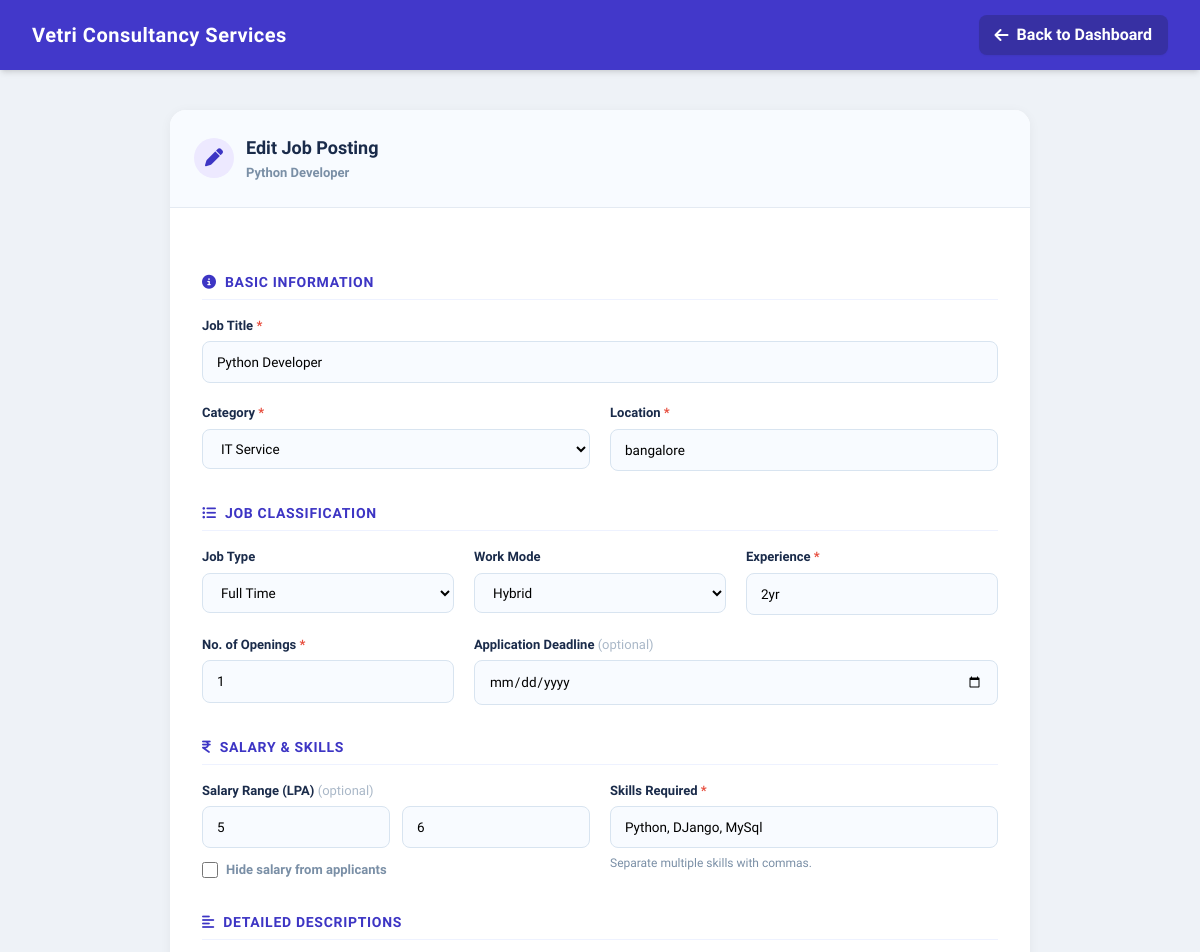
Before: /company/job/2/edit/ (signed in, upper part) with the older database file.
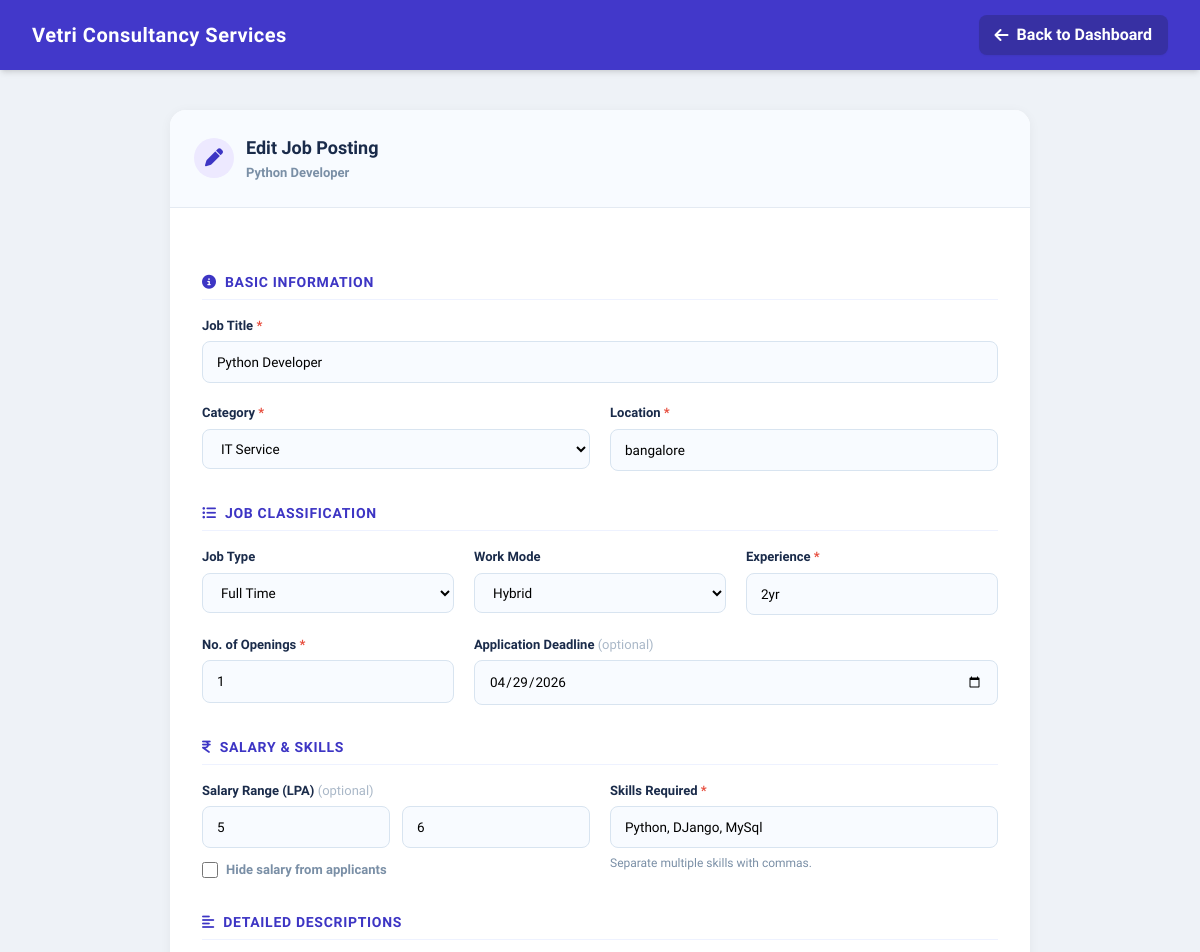
After: the same page with the newer database file.
### vcs/models.py (models this page shows, shortened)
class Job(models.Model):
    class JobType(models.TextChoices):
        FULL_TIME  = 'Full Time',  'Full Time'
        PART_TIME  = 'Part Time',  'Part Time'
        CONTRACT   = 'Contract',   'Contract'
        INTERNSHIP = 'Internship', 'Internship'
        FREELANCE  = 'Freelance',  'Freelance'
        REMOTE     = 'Remote',     'Remote'
    class WorkMode(models.TextChoices):
        ONSITE = 'On-site', 'On-site'
        REMOTE = 'Remote',  'Remote'
        HYBRID = 'Hybrid',  'Hybrid'
    company         = models.CharField(max_length=255, help_text="Enter company name manually")
    company_profile = models.ForeignKey('CompanyProfile', on_delete=models.CASCADE, related_name='posted_jobs', null=True, blank=True)
    category        = models.ForeignKey(JobCategory, on_delete=models.SET_NULL, null=True, blank=True, related_name='jobs')
    title           = models.CharField(max_length=255)
    slug            = models.SlugField(unique=True, blank=True)
    description     = models.TextField()
    responsibilities = models.TextField(blank=True, null=True, help_text="One per line")
    requirements    = models.TextField(blank=True, null=True, help_text="One per line")
    benefits        = models.TextField(blank=True, null=True, help_text="One per line")
    job_type        = models.CharField(max_length=20, choices=JobType.choices, default=JobType.FULL_TIME)
    work_mode       = models.CharField(max_length=20, choices=WorkMode.choices, default=WorkMode.ONSITE)
    experience      = models.CharField(max_length=100, help_text="Enter experience manually (e.g., 2-5 Years, Fresher)")
    location        = models.CharField(max_length=200)
    salary_min      = models.PositiveIntegerField(null=True, blank=True, help_text="Annual in LPA (e.g. 3)")
    salary_max      = models.PositiveIntegerField(null=True, blank=True, help_text="Annual in LPA (e.g. 8)")
    salary_hidden   = models.BooleanField(default=False, help_text="Show 'Not Disclosed' instead of salary")
    skills_required = models.CharField(max_length=255, help_text="Enter skills manually, separated by commas (e.g., Python, Django, React)")
    openings        = models.PositiveIntegerField(default=1)
    is_active       = models.BooleanField(default=True)
    is_featured     = models.BooleanField(default=False)
    posted_at       = models.DateTimeField(auto_now_add=True)
    updated_at      = models.DateTimeField(auto_now=True)
    deadline        = models.DateField(null=True, blank=True)
    hr_name  = models.CharField(max_length=100, blank=True, null=True)
    hr_email = models.EmailField(blank=True, null=True)
    hr_phone = models.CharField(max_length=20, blank=True, null=True)
    class Meta:
        ordering = ['-is_featured', '-posted_at']

class JobCategory(models.Model):
    name = models.CharField(max_length=100, unique=True)
    slug = models.SlugField(unique=True)
    icon = models.CharField(max_length=50, blank=True, null=True, help_text="Font Awesome class e.g. fa-code")
    class Meta:
        verbose_name_plural = "Job Categories"
        ordering = ['name']

### vcs/views.py (the view, shortened to what this page needs)
# urls.py: path('company/job/<int:job_id>/edit/', views.company_edit_job, name='company_edit_job'),
@login_required(login_url='login')
def company_edit_job(request, job_id):
    if request.user.role != User.Role.COMPANY:
        return redirect('login')
    job = get_object_or_404(Job, id=job_id, company_profile=request.user.company_profile)
    return render(request, 'company_edit_job.html', {
        'job': job,
        'categories': JobCategory.objects.all(),
        'job_types': Job.JobType.choices,
        'work_modes': Job.WorkMode.choices,
    })

### vcs/context_processors.py (called while the page is built)
def site_settings(request):
    return {'ui_settings': UISettings.objects.first()}

### vcs/templates/company_edit_job.html (shortened to what the changed rows need)
<!DOCTYPE html>
<html lang="en">
<head>
    <link href="https://cdnjs.cloudflare.com/ajax/libs/font-awesome/6.5.1/css/all.min.css" rel="stylesheet">
    <script src="https://cdn.tailwindcss.com"></script>
</head>
<body class="font-['Exo',sans-serif] antialiased bg-[#eef2f7] min-h-screen flex flex-col">
    <main class="flex-1">
        <div class="max-w-[900px] mx-auto px-5 py-8 md:py-10">
            <div class="bg-white rounded-[16px] shadow-[0_2px_12px_rgba(0,0,0,0.05)] overflow-hidden flex flex-col">
                <div class="p-6 border-b border-[#e4eaf2] bg-[#f8fbff] flex items-center gap-3">
                    <div>
                        <h2 class="text-[18px] font-extrabold text-[#1a2b4a]">Edit Job Posting</h2>
                        <p class="text-[13px] text-[#7a8fa6] font-semibold mt-0.5">{{ job.title }}</p>
                    </div>
                </div>
                <div class="p-6 md:p-8">
                    <form method="POST" action="{% url 'company_edit_job' job.id %}" class="space-y-8">
                        <div>
                            <div class="grid grid-cols-1 md:grid-cols-2 gap-5">
                                <div class="md:col-span-2">
                                    <label class="block text-[13px] font-bold text-[#1a2b4a] mb-1.5">Job Title <span class="text-[#e74c3c]">*</span></label>
                                    <input type="text" name="title" value="{{ job.title }}" required class="w-full py-2.5 px-3.5 border-[1.5px] border-[#d8e4f0] rounded-[8px] text-[13.5px] bg-[#f8fbff] focus:bg-white focus:border-[#4b6cf5] outline-none">
                                </div>
                                <div>
                                    <label class="block text-[13px] font-bold text-[#1a2b4a] mb-1.5">Category <span class="text-[#e74c3c]">*</span></label>
                                    <select name="category" required class="w-full py-2.5 px-3.5 border-[1.5px] border-[#d8e4f0] rounded-[8px] text-[13.5px] bg-[#f8fbff] focus:bg-white focus:border-[#4b6cf5] outline-none cursor-pointer">
                                        {% for cat in categories %}
                                        <option value="{{ cat.id }}" {% if job.category and job.category.id == cat.id %}selected{% endif %}>{{ cat.name }}</option>
                                        {% endfor %}
                                    </select>
                                </div>
                                <div>
                                    <label class="block text-[13px] font-bold text-[#1a2b4a] mb-1.5">Location <span class="text-[#e74c3c]">*</span></label>
                                    <input type="text" name="location" value="{{ job.location }}" required class="w-full py-2.5 px-3.5 border-[1.5px] border-[#d8e4f0] rounded-[8px] text-[13.5px] bg-[#f8fbff] focus:bg-white focus:border-[#4b6cf5] outline-none">
                                </div>
                            </div>
                        </div>
                        <div>
                            <div class="grid grid-cols-1 md:grid-cols-3 gap-5">
                                <div>
                                    <label class="block text-[13px] font-bold text-[#1a2b4a] mb-1.5">Job Type</label>
                                    <select name="job_type" class="w-full py-2.5 px-3.5 border-[1.5px] border-[#d8e4f0] rounded-[8px] text-[13.5px] bg-[#f8fbff] focus:bg-white focus:border-[#4b6cf5] outline-none cursor-pointer">
                                        {% for val, label in job_types %}
                                        <option value="{{ val }}" {% if job.job_type == val %}selected{% endif %}>{{ label }}</option>
                                        {% endfor %}
                                    </select>
                                </div>
                                <div>
                                    <label class="block text-[13px] font-bold text-[#1a2b4a] mb-1.5">Work Mode</label>
                                    <select name="work_mode" class="w-full py-2.5 px-3.5 border-[1.5px] border-[#d8e4f0] rounded-[8px] text-[13.5px] bg-[#f8fbff] focus:bg-white focus:border-[#4b6cf5] outline-none cursor-pointer">
                                        {% for val, label in work_modes %}
                                        <option value="{{ val }}" {% if job.work_mode == val %}selected{% endif %}>{{ label }}</option>
                                        {% endfor %}
                                    </select>
                                </div>
                                <div>
                                    <label class="block text-[13px] font-bold text-[#1a2b4a] mb-1.5">Experience <span class="text-[#e74c3c]">*</span></label>
                                    <input type="text" name="experience" value="{{ job.experience }}" required class="w-full py-2.5 px-3.5 border-[1.5px] border-[#d8e4f0] rounded-[8px] text-[13.5px] bg-[#f8fbff] focus:bg-white focus:border-[#4b6cf5] outline-none">
                                </div>
                                <div>
                                    <label class="block text-[13px] font-bold text-[#1a2b4a] mb-1.5">No. of Openings <span class="text-[#e74c3c]">*</span></label>
                                    <input type="number" name="openings" value="{{ job.openings }}" required min="1" class="w-full py-2.5 px-3.5 border-[1.5px] border-[#d8e4f0] rounded-[8px] text-[13.5px] bg-[#f8fbff] focus:bg-white focus:border-[#4b6cf5] outline-none">
                                </div>
                                <div class="md:col-span-2">
                                    <label class="block text-[13px] font-bold text-[#1a2b4a] mb-1.5">Application Deadline <span class="text-[#aab8c8] font-normal">(optional)</span></label>
                                    <input type="date" name="deadline" value="{{ job.deadline|date:'Y-m-d' }}" class="w-full py-2.5 px-3.5 border-[1.5px] border-[#d8e4f0] rounded-[8px] text-[13.5px] bg-[#f8fbff] focus:bg-white focus:border-[#4b6cf5] outline-none">
                                </div>
                            </div>
                        </div>
                        <div>
                            <div class="grid grid-cols-1 md:grid-cols-2 gap-5">
                                <div>
                                    <div class="flex gap-3">
                                        <input type="number" name="salary_min" value="{{ job.salary_min|default_if_none:'' }}" placeholder="Min" class="w-1/2 py-2.5 px-3.5 border-[1.5px] border-[#d8e4f0] rounded-[8px] text-[13.5px] bg-[#f8fbff] focus:bg-white focus:border-[#4b6cf5] outline-none">
                                        <input type="number" name="salary_max" value="{{ job.salary_max|default_if_none:'' }}" placeholder="Max" class="w-1/2 py-2.5 px-3.5 border-[1.5px] border-[#d8e4f0] rounded-[8px] text-[13.5px] bg-[#f8fbff] focus:bg-white focus:border-[#4b6cf5] outline-none">
                                    </div>
                                    <div class="mt-3 flex items-center gap-2">
                                        <input type="checkbox" name="salary_hidden" id="salary_hidden" {% if job.salary_hidden %}checked{% endif %} class="accent-[#3d35c4] cursor-pointer w-4 h-4">
                                        <label for="salary_hidden" class="text-[13px] text-[#7a8fa6] font-semibold cursor-pointer">Hide salary from applicants</label>
                                    </div>
                                </div>
                                <div>
                                    <label class="block text-[13px] font-bold text-[#1a2b4a] mb-1.5">Skills Required <span class="text-[#e74c3c]">*</span></label>
                                    <input type="text" name="skills_required" value="{{ job.skills_required }}" required class="w-full py-2.5 px-3.5 border-[1.5px] border-[#d8e4f0] rounded-[8px] text-[13.5px] bg-[#f8fbff] focus:bg-white focus:border-[#4b6cf5] outline-none">
                                    <p class="text-[12px] text-[#7a8fa6] mt-1.5">Separate multiple skills with commas.</p>
                                </div>
                            </div>
                        </div>
                    </form>
                </div>
            </div>
        </div>
    </main>
</body>
</html>

Changed rows visible on the page:
changed Job "Python Developer": deadline (not shown) → "04/29/2026"
